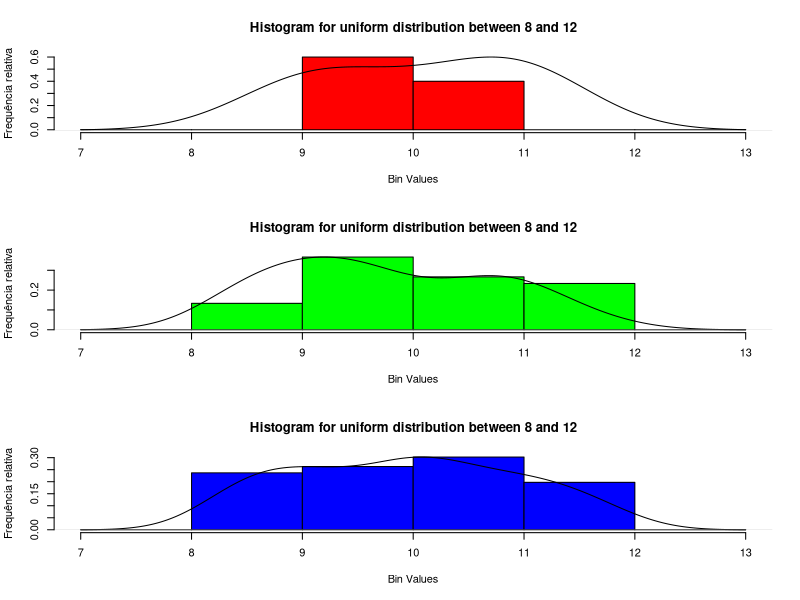

This figure's R source:
# https://www.reddit.com/r/RStudio/comments/usf9sv/how_do_i_superimpose_a_curve_with_normal/

#Define parameters here
random_seed_value <- 1099
num_samples       <- 1520
min_val           <- 8
max_val           <- 12
dat_params        <- data.frame(
                        n_values     = c(5, 30, 76),
                        color_values = c("red", "green", "blue")
                    )

# Define functions here.
GenerateResultSet <- function(p_num_samples, p_min_val, p_max_val) {
    set.seed(random_seed_value)
    rslt <- runif(
        n = p_num_samples,
        min = p_min_val,
        max = p_max_val
    )
    return(rslt)
}

# Preallocate a list to hold the results. For a small data set
# like this one, preallocation doesn't do much for performance.
# However, when your data sets get large, preallocation will
# result in a huge performance boost.
amostra <- vector(mode = "list", length = length(dat_params$n_values))

# Turn off all graphic devices
graphics.off()

# Set up three separate plots in a matrix of 3 x 1.
par(mfrow = c(3, 1))

# Build the data structures and plot them
for (i in 1:length(dat_params$n_values)) {
    amostra[[i]]$n_value     <- dat_params$n_values[i]
    amostra[[i]]$data_set    <- GenerateResultSet(dat_params$n_values[i], min_val, max_val)
    amostra[[i]]$mean_value  <- mean(amostra[[i]]$data_set)

    hist(
        x = amostra[[i]]$data_set,
        freq = FALSE,
        breaks = seq(min_val - 1, max_val + 1),
        ann = TRUE,
        axes = TRUE,
        col = dat_params$color_values[i],
        xlab = "Bin Values",
        ylab = "Frequência relativa",
        main = paste0("Histogram for uniform distribution between ", min_val, " and ", max_val))
        sub = paste0("number of sampled values = ", amostra[[i]]$n_value)

    par(new = TRUE)

    plot(
        density(amostra[[i]]$data_set),
        ann = FALSE,
        axes = FALSE
    )

    par(new = FALSE)
}

# View the structure of the amostra list object
str(amostra)
